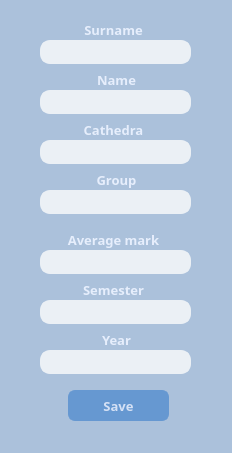
<?xml version="1.0" encoding="UTF-8"?>
<ui version="4.0">
 <class>NewStudentFormWindow</class>
 <widget class="QWidget" name="NewStudentFormWindow">
  <property name="geometry">
   <rect>
    <x>0</x>
    <y>0</y>
    <width>232</width>
    <height>453</height>
   </rect>
  </property>
  <property name="windowTitle">
   <string>Form</string>
  </property>
  <property name="styleSheet">
   <string notr="true">background-color: #abc1db;
color:#e6eefc;</string>
  </property>
  <widget class="QLabel" name="label">
   <property name="geometry">
    <rect>
     <x>58</x>
     <y>20</y>
     <width>111</width>
     <height>20</height>
    </rect>
   </property>
   <property name="font">
    <font>
     <family>Cascadia Code SemiBold</family>
     <pointsize>10</pointsize>
     <bold>true</bold>
    </font>
   </property>
   <property name="text">
    <string>Surname</string>
   </property>
   <property name="alignment">
    <set>Qt::AlignCenter</set>
   </property>
  </widget>
  <widget class="QLabel" name="label_2">
   <property name="geometry">
    <rect>
     <x>56</x>
     <y>70</y>
     <width>121</width>
     <height>20</height>
    </rect>
   </property>
   <property name="font">
    <font>
     <family>Cascadia Code SemiBold</family>
     <pointsize>10</pointsize>
     <bold>true</bold>
    </font>
   </property>
   <property name="text">
    <string>Name</string>
   </property>
   <property name="alignment">
    <set>Qt::AlignCenter</set>
   </property>
  </widget>
  <widget class="QLabel" name="label_3">
   <property name="geometry">
    <rect>
     <x>58</x>
     <y>120</y>
     <width>111</width>
     <height>20</height>
    </rect>
   </property>
   <property name="font">
    <font>
     <family>Cascadia Code SemiBold</family>
     <pointsize>10</pointsize>
     <bold>true</bold>
    </font>
   </property>
   <property name="text">
    <string>Cathedra</string>
   </property>
   <property name="alignment">
    <set>Qt::AlignCenter</set>
   </property>
  </widget>
  <widget class="QLabel" name="label_4">
   <property name="geometry">
    <rect>
     <x>56</x>
     <y>170</y>
     <width>121</width>
     <height>20</height>
    </rect>
   </property>
   <property name="font">
    <font>
     <family>Cascadia Code SemiBold</family>
     <pointsize>10</pointsize>
     <bold>true</bold>
    </font>
   </property>
   <property name="text">
    <string>Group</string>
   </property>
   <property name="alignment">
    <set>Qt::AlignCenter</set>
   </property>
  </widget>
  <widget class="QLabel" name="label_5">
   <property name="geometry">
    <rect>
     <x>58</x>
     <y>230</y>
     <width>111</width>
     <height>20</height>
    </rect>
   </property>
   <property name="font">
    <font>
     <family>Cascadia Code SemiBold</family>
     <pointsize>10</pointsize>
     <bold>true</bold>
    </font>
   </property>
   <property name="text">
    <string>Average mark</string>
   </property>
   <property name="alignment">
    <set>Qt::AlignCenter</set>
   </property>
  </widget>
  <widget class="QLabel" name="label_6">
   <property name="geometry">
    <rect>
     <x>58</x>
     <y>280</y>
     <width>111</width>
     <height>20</height>
    </rect>
   </property>
   <property name="font">
    <font>
     <family>Cascadia Code SemiBold</family>
     <pointsize>10</pointsize>
     <bold>true</bold>
    </font>
   </property>
   <property name="text">
    <string>Semester</string>
   </property>
   <property name="alignment">
    <set>Qt::AlignCenter</set>
   </property>
  </widget>
  <widget class="QLabel" name="label_7">
   <property name="geometry">
    <rect>
     <x>56</x>
     <y>330</y>
     <width>121</width>
     <height>20</height>
    </rect>
   </property>
   <property name="font">
    <font>
     <family>Cascadia Code SemiBold</family>
     <pointsize>10</pointsize>
     <bold>true</bold>
    </font>
   </property>
   <property name="text">
    <string>Year</string>
   </property>
   <property name="alignment">
    <set>Qt::AlignCenter</set>
   </property>
  </widget>
  <widget class="QPushButton" name="CreateStudent">
   <property name="geometry">
    <rect>
     <x>68</x>
     <y>390</y>
     <width>101</width>
     <height>31</height>
    </rect>
   </property>
   <property name="font">
    <font>
     <family>Cascadia Code SemiBold</family>
     <pointsize>10</pointsize>
     <bold>true</bold>
    </font>
   </property>
   <property name="styleSheet">
    <string notr="true">border: 2px solid; 
border-color: #6698d1;
border-radius:7px;
background-color: #6698d1;
color:#d5e1f5;</string>
   </property>
   <property name="text">
    <string>Save</string>
   </property>
  </widget>
  <widget class="QLineEdit" name="EnterSurname">
   <property name="geometry">
    <rect>
     <x>40</x>
     <y>40</y>
     <width>151</width>
     <height>24</height>
    </rect>
   </property>
   <property name="styleSheet">
    <string notr="true">border: 2px solid; 
border-color: #ebf0f5;
border-radius:10px;
background-color: #ebf0f5;
color:#434445;</string>
   </property>
  </widget>
  <widget class="QLineEdit" name="EnterName">
   <property name="geometry">
    <rect>
     <x>40</x>
     <y>90</y>
     <width>151</width>
     <height>24</height>
    </rect>
   </property>
   <property name="styleSheet">
    <string notr="true">border: 2px solid; 
border-color: #ebf0f5;
border-radius:10px;
background-color: #ebf0f5;
color:#434445;</string>
   </property>
  </widget>
  <widget class="QLineEdit" name="EnterCathedra">
   <property name="geometry">
    <rect>
     <x>40</x>
     <y>140</y>
     <width>151</width>
     <height>24</height>
    </rect>
   </property>
   <property name="styleSheet">
    <string notr="true">border: 2px solid; 
border-color: #ebf0f5;
border-radius:10px;
background-color: #ebf0f5;
color:#434445;</string>
   </property>
  </widget>
  <widget class="QLineEdit" name="EnterGroup">
   <property name="geometry">
    <rect>
     <x>40</x>
     <y>190</y>
     <width>151</width>
     <height>24</height>
    </rect>
   </property>
   <property name="styleSheet">
    <string notr="true">border: 2px solid; 
border-color: #ebf0f5;
border-radius:10px;
background-color: #ebf0f5;
color:#434445;</string>
   </property>
  </widget>
  <widget class="QLineEdit" name="EnterAvgMark">
   <property name="geometry">
    <rect>
     <x>40</x>
     <y>250</y>
     <width>151</width>
     <height>24</height>
    </rect>
   </property>
   <property name="styleSheet">
    <string notr="true">border: 2px solid; 
border-color: #ebf0f5;
border-radius:10px;
background-color: #ebf0f5;
color:#434445;</string>
   </property>
  </widget>
  <widget class="QLineEdit" name="EnterSemester">
   <property name="geometry">
    <rect>
     <x>40</x>
     <y>300</y>
     <width>151</width>
     <height>24</height>
    </rect>
   </property>
   <property name="styleSheet">
    <string notr="true">border: 2px solid; 
border-color: #ebf0f5;
border-radius:10px;
background-color: #ebf0f5;
color:#434445;</string>
   </property>
  </widget>
  <widget class="QLineEdit" name="EnterYear">
   <property name="geometry">
    <rect>
     <x>40</x>
     <y>350</y>
     <width>151</width>
     <height>24</height>
    </rect>
   </property>
   <property name="styleSheet">
    <string notr="true">border: 2px solid; 
border-color: #ebf0f5;
border-radius:10px;
background-color: #ebf0f5;
color:#434445;</string>
   </property>
  </widget>
 </widget>
 <resources/>
 <connections/>
</ui>
